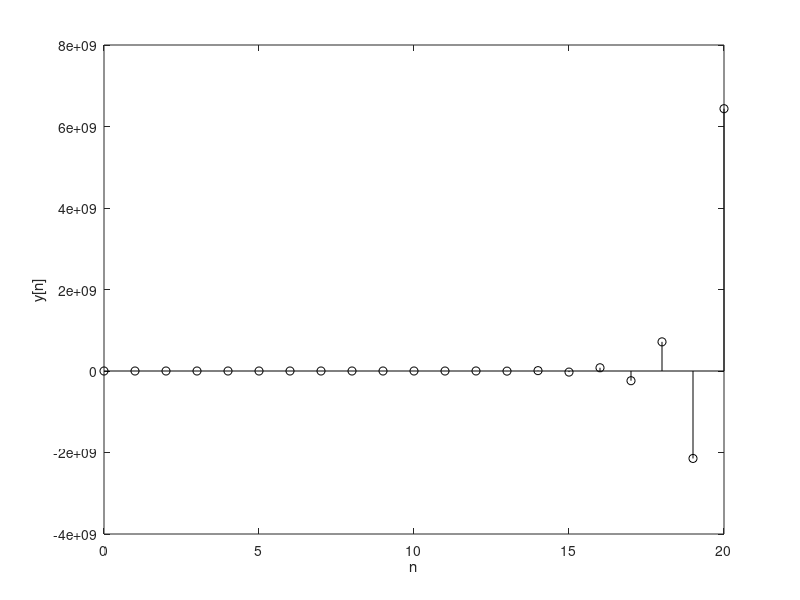

Write the MATLAB code that produced this figure.
n = (0:20); 
x = inline('(4.^(-n)).*(n>=0)');
a = [1 6 9]; b = [2 6 0];
y = filter(b,a,x(n));
clf; stem(n,y,'k'); xlabel('n'); ylabel('y[n]');